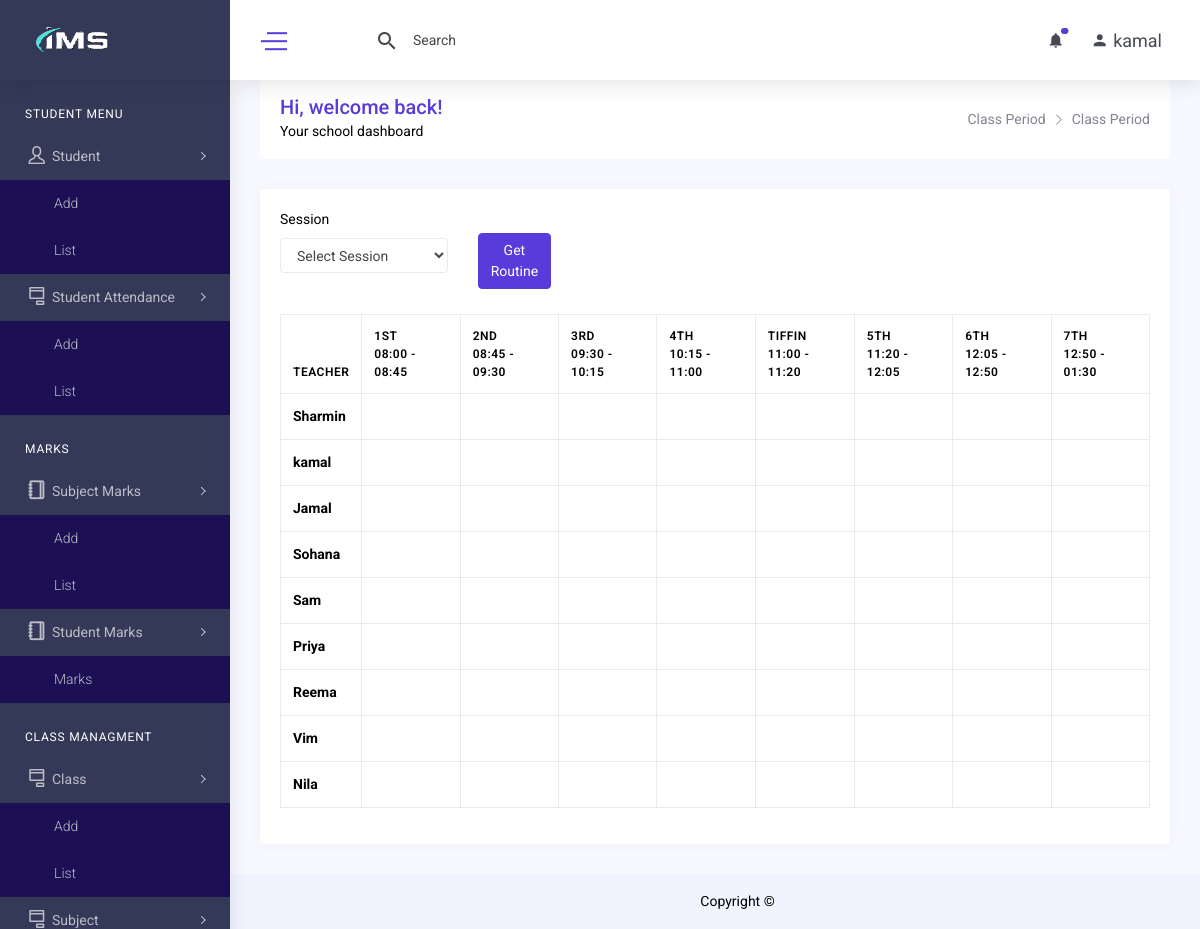
Page /teacher_routine_list.php (signed in) on the committed database.
### tables this page shows
CREATE TABLE `period` (
  `id` int(11) NOT NULL,
  `class_id` int(11) NOT NULL,
  `section_id` int(11) NOT NULL,
  `sl` int(11) NOT NULL,
  `period_name` varchar(255) DEFAULT NULL,
  `period_time` varchar(255) DEFAULT NULL,
  `created_at` datetime DEFAULT NULL,
  `created_by` int(11) DEFAULT NULL,
  `updated_at` datetime DEFAULT NULL,
  `updated_by` int(11) DEFAULT NULL,
  `deleted_at` datetime DEFAULT NULL
);

CREATE TABLE `teacher` (
  `id` int(11) NOT NULL,
  `teacher_id` int(11) DEFAULT NULL,
  `name` varchar(255) DEFAULT NULL,
  `father_name` varchar(255) DEFAULT NULL,
  `mother_name` varchar(255) DEFAULT NULL,
  `email` varchar(255) DEFAULT NULL,
  `contact` varchar(255) DEFAULT NULL,
  `photo` varchar(255) DEFAULT NULL,
  `qualification` varchar(255) DEFAULT NULL,
  `assigned_class` int(11) DEFAULT NULL,
  `joining` date DEFAULT NULL,
  `resign` date DEFAULT NULL,
  `designation_id` int(11) DEFAULT NULL,
  `department_id` int(11) DEFAULT NULL,
  `created_at` datetime DEFAULT NULL,
  `created_by` int(11) DEFAULT NULL,
  `updated_at` datetime DEFAULT NULL,
  `updated_by` int(11) DEFAULT NULL,
  `deleted_at` datetime DEFAULT NULL
);

### class/crud.php (called while the page is built, shortened)
<?php
    class crud{
        private $host='localhost';
        private $connection;
        public function __construct($user,$password,$database){
            $this->user=$user;
            $this->password=$password;
            $this->database=$database;
            $this->connection=new mysqli($this->host,$this->user,$this->password,$this->database);
        }
        public function common_select($table,$fields='*',$condition=false,$sort_field=false,$sort='ASC'){
            $result=array();
            $error=false;
            $sql="select $fields from $table where deleted_at is null ";
            $rs=$this->connection->query($sql);
            if($rs){
                if($rs->num_rows > 0){
                    while($r=$rs->fetch_object()){
                        array_push($result,$r);
                    }
                }
            }else{
                $error=$this->connection->error;
            }
            $return = array('data'=>$result,'error'=>$error);
            return $return;
        }
    }
?>

### include/connection.php (called while the page is built, shortened)
<?php
    include_once('class/crud.php');
    $mysqli=new crud("root","","ims");
?>

### teacher_routine_list.php (the view, shortened to what this page needs)
<?php include('include/header.php') ?>
<?php include('include/sidebar.php')?>
    <div class="content-body">
        <div class="container-fluid">
            <div class="row page-titles mx-0">
                <div class="col-sm-6 p-md-0">
                    <div class="welcome-text">
                        <h4>Hi, welcome back!</h4>
                        <p class="mb-0">Your school dashboard</p>
                    </div>
                </div>
                <div class="col-sm-6 p-md-0 justify-content-sm-end mt-2 mt-sm-0 d-flex">
                    <ol class="breadcrumb">
                        <li class="breadcrumb-item"><a href=" ">Class Period</a></li>
                        <li class="breadcrumb-item active"><a href=" ">Class Period</a></li>
                    </ol>
                </div>
            </div>
            <div class="row">
                <div class="col-lg-12">
                    <div class="card">
                        <div class="card-header">
                            <form method="get" action="">
                                <div class="row">
                                    <div class="col-md-8">
                                        <label class="form-label" for="session_id">Session</label>
                                        <select class="form-control form-select" required name="session_id" id="session_id">
                                            <option value="">Select Session</option>
                                        </select>
                                    </div>
                                    <div class="col-md-4">
                                        <button type="submit" class="btn btn-primary mt-4">Get Routine</button>
                                    </div>
                                </div>
                            </form>
                        </div>
<?php
    $period=$name=$teacher_routine=[];
    $result=$mysqli->common_select('period');
    if($result){
        if($result['data']){
            foreach($result['data'] as $d){
                $period[$d->sl]=$d;
            }
        }
    }
    $result=$mysqli->common_select('teacher');
    if($result){
        if($result['data']){
            foreach($result['data'] as $d){
                $name[$d->id]=$d;
            }
        }
    }
?>
                        <div class="card-body">
                            <div class="table-responsive">
                                <table class="table table-bordered verticle-middle table-responsive-sm">
                                    <thead>
                                        <tr>
                                            <th scope="col">Teacher</th>
                                            <?php if($period){
                                                    foreach($period as $p){
                                            ?>
                                            <th scope="col"><?= $p->period_name?><br><?= $p->period_time?></th>
                                            <?php } } ?>
                                        </tr>
                                    </thead>
                                    <tbody>
                                        <?php if($name){
                                                foreach($name as $d){
                                        ?>
                                            <tr>
                                                <th><?= $d->name?></th>
                                                <?php if($period){
                                                        foreach($period as $p){
                                                ?>
                                                    <td>
                                                <?php } } ?>
                                            </tr>
                                        <?php } } ?>
                                    </tbody>
                                </table>
                            </div>
                        </div>
                    </div>
                </div>
            </div>
        </div>
    </div>
</body>
<?php include('include/footer.php') ?>

### rows in the picture
period: period_name "1ST", period_time "08:00 - 08:45"
period: period_name "2ND", period_time "08:45 - 09:30"
period: period_name "3RD", period_time "09:30 - 10:15"
period: period_name "4TH", period_time "10:15 - 11:00"
period: period_name "TIFFIN", period_time "11:00 - 11:20"
period: period_name "5TH", period_time "11:20 - 12:05"
period: period_name "6TH", period_time "12:05 - 12:50"
period: period_name "7TH", period_time "12:50 - 01:30"
teacher: name "Sharmin"
teacher: name "kamal"
teacher: name "Jamal"
teacher: name "Sohana"
teacher: name "Sam"
teacher: name "Priya"
teacher: name "Reema"
teacher: name "Vim"
teacher: name "Nila"

### other values in the picture
$_SESSION['username'] "kamal"
